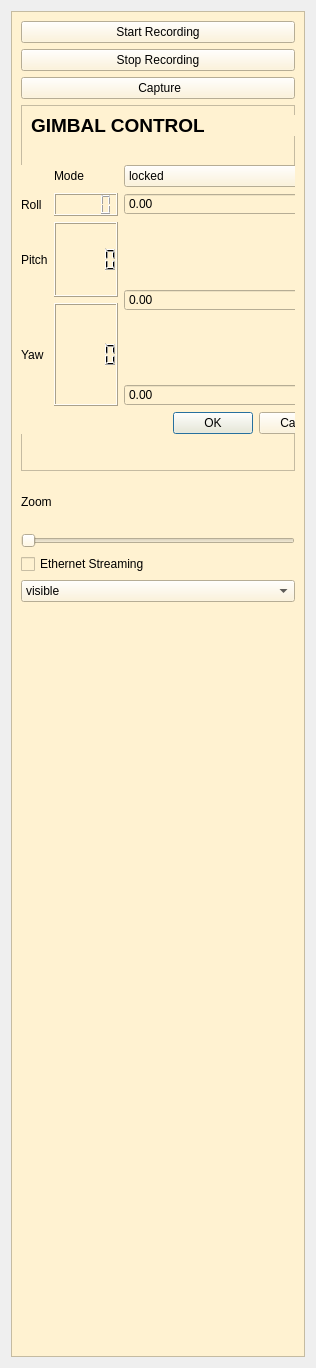
<?xml version="1.0" encoding="UTF-8"?>
<ui version="4.0">
 <class>WirisProManagerWidget</class>
 <widget class="QWidget" name="WirisProManagerWidget">
  <property name="geometry">
   <rect>
    <x>0</x>
    <y>0</y>
    <width>316</width>
    <height>1368</height>
   </rect>
  </property>
  <property name="windowTitle">
   <string>WirisProManagerWidget</string>
  </property>
  <layout class="QGridLayout" name="gridLayout">
   <item row="0" column="0">
    <widget class="QFrame" name="frame">
     <property name="styleSheet">
      <string notr="true">
background-color: rgb(255, 242, 209);</string>
     </property>
     <property name="frameShape">
      <enum>QFrame::StyledPanel</enum>
     </property>
     <property name="frameShadow">
      <enum>QFrame::Raised</enum>
     </property>
     <layout class="QGridLayout" name="gridLayout_3">
      <item row="0" column="0">
       <layout class="QVBoxLayout" name="verticalLayout">
        <item>
         <widget class="QPushButton" name="start_button">
          <property name="text">
           <string>Start Recording</string>
          </property>
         </widget>
        </item>
        <item>
         <widget class="QPushButton" name="stop_button">
          <property name="text">
           <string>Stop Recording</string>
          </property>
         </widget>
        </item>
        <item>
         <widget class="QPushButton" name="capture_button">
          <property name="text">
           <string> Capture</string>
          </property>
         </widget>
        </item>
        <item>
         <widget class="QFrame" name="frame_2">
          <property name="frameShape">
           <enum>QFrame::StyledPanel</enum>
          </property>
          <property name="frameShadow">
           <enum>QFrame::Raised</enum>
          </property>
          <widget class="QLabel" name="label_6">
           <property name="geometry">
            <rect>
             <x>10</x>
             <y>10</y>
             <width>281</width>
             <height>21</height>
            </rect>
           </property>
           <property name="font">
            <font>
             <pointsize>14</pointsize>
             <weight>75</weight>
             <bold>true</bold>
             <strikeout>false</strikeout>
             <kerning>true</kerning>
            </font>
           </property>
           <property name="text">
            <string>GIMBAL CONTROL</string>
           </property>
          </widget>
          <widget class="QWidget" name="layoutWidget">
           <property name="geometry">
            <rect>
             <x>0</x>
             <y>60</y>
             <width>318</width>
             <height>269</height>
            </rect>
           </property>
           <layout class="QGridLayout" name="gridLayout_2">
            <item row="0" column="2">
             <widget class="QComboBox" name="mode_comboBox">
              <property name="editable">
               <bool>false</bool>
              </property>
              <property name="currentText">
               <string>locked</string>
              </property>
              <item>
               <property name="text">
                <string>locked</string>
               </property>
              </item>
              <item>
               <property name="text">
                <string>follow</string>
               </property>
              </item>
             </widget>
            </item>
            <item row="2" column="1">
             <widget class="QLCDNumber" name="lcdNumber_pitch"/>
            </item>
            <item row="3" column="0" rowspan="2">
             <widget class="QLabel" name="label_4">
              <property name="text">
               <string>Yaw</string>
              </property>
             </widget>
            </item>
            <item row="1" column="2">
             <widget class="QDoubleSpinBox" name="doubleSpinBox_roll"/>
            </item>
            <item row="2" column="2" rowspan="2">
             <widget class="QDoubleSpinBox" name="doubleSpinBox_pitch"/>
            </item>
            <item row="5" column="2">
             <widget class="QDialogButtonBox" name="angles_buttonBox">
              <property name="standardButtons">
               <set>QDialogButtonBox::Cancel|QDialogButtonBox::Ok</set>
              </property>
             </widget>
            </item>
            <item row="0" column="1">
             <widget class="QLabel" name="label_5">
              <property name="text">
               <string>Mode</string>
              </property>
             </widget>
            </item>
            <item row="4" column="2">
             <widget class="QDoubleSpinBox" name="doubleSpinBox_yaw"/>
            </item>
            <item row="1" column="1">
             <widget class="QLCDNumber" name="lcdNumber_roll"/>
            </item>
            <item row="2" column="0">
             <widget class="QLabel" name="label_3">
              <property name="text">
               <string>Pitch</string>
              </property>
             </widget>
            </item>
            <item row="3" column="1" rowspan="2">
             <widget class="QLCDNumber" name="lcdNumber_yaw"/>
            </item>
            <item row="1" column="0">
             <widget class="QLabel" name="label">
              <property name="text">
               <string>Roll</string>
              </property>
             </widget>
            </item>
           </layout>
          </widget>
         </widget>
        </item>
        <item>
         <widget class="QLabel" name="label_2">
          <property name="maximumSize">
           <size>
            <width>16777215</width>
            <height>50</height>
           </size>
          </property>
          <property name="text">
           <string>Zoom</string>
          </property>
         </widget>
        </item>
        <item>
         <widget class="QSlider" name="zoom_slider">
          <property name="orientation">
           <enum>Qt::Horizontal</enum>
          </property>
         </widget>
        </item>
        <item>
         <widget class="QCheckBox" name="eth_checkBox">
          <property name="text">
           <string>Ethernet Streaming</string>
          </property>
         </widget>
        </item>
        <item>
         <widget class="QComboBox" name="stream_comboBox">
          <property name="editable">
           <bool>false</bool>
          </property>
          <property name="currentText">
           <string>visible</string>
          </property>
          <item>
           <property name="text">
            <string>visible</string>
           </property>
          </item>
          <item>
           <property name="text">
            <string>thermal</string>
           </property>
          </item>
         </widget>
        </item>
        <item>
         <widget class="QLabel" name="stream_label">
          <property name="minimumSize">
           <size>
            <width>0</width>
            <height>0</height>
           </size>
          </property>
          <property name="maximumSize">
           <size>
            <width>1280</width>
            <height>720</height>
           </size>
          </property>
          <property name="text">
           <string/>
          </property>
         </widget>
        </item>
        <item>
         <widget class="QLabel" name="thermal_label">
          <property name="text">
           <string/>
          </property>
         </widget>
        </item>
       </layout>
      </item>
     </layout>
    </widget>
   </item>
  </layout>
 </widget>
 <resources/>
 <connections/>
</ui>
